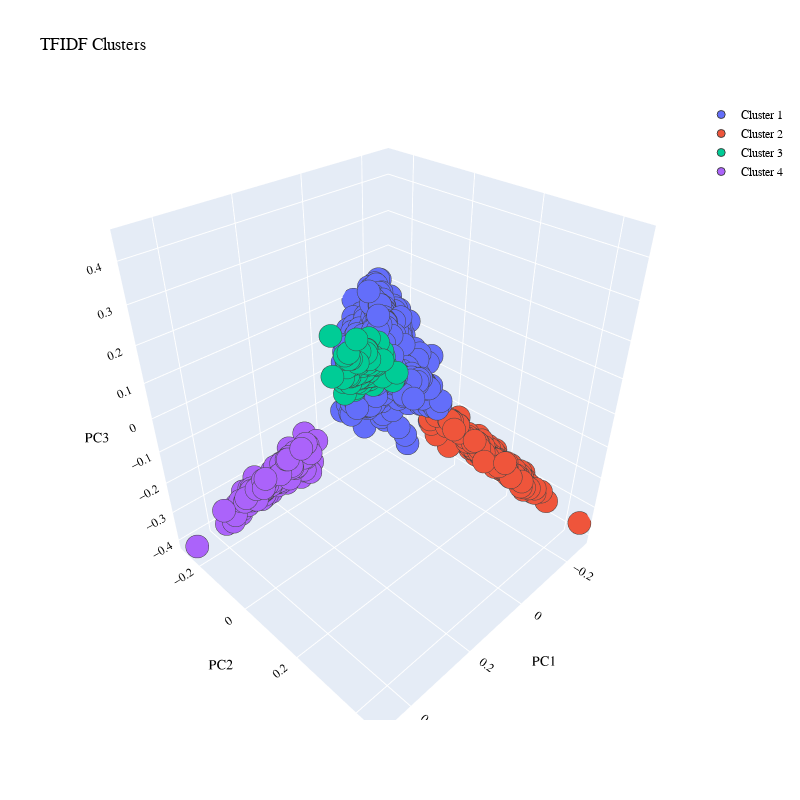

This figure's notebook cell:
### Markdown cell above
Image for plot above:
![image.png](attachment:image.png)

### Code cell
# Number of clusters
n_cl = 4
# Principal components to plot
first = 0
second_or_later = 1
third = 2

# KM cluster labels for TFIDF
kmeans_tfidf = KMeans(n_clusters=n_cl, random_state=ranseed)
label = kmeans_tfidf.fit_predict(X_tfidf)
centers = np.array(kmeans_tfidf.cluster_centers_)
uniq = np.unique(label)

# Plot first 3 components by cluster in 3d

cluster3d = go.Figure()

for u in uniq:

    cluster3d.add_trace(go.Scatter3d(x=scores_pca_tfidf[label == u, first], 
                                y=scores_pca_tfidf[label == u, second_or_later], 
                                z=scores_pca_tfidf[label == u, third], 
                                mode = 'markers', marker_size = 8, marker_line_width = 1,
                                name = 'Cluster ' + str(u + 1)))


cluster3d.update_layout(width=800, height=800, autosize=True, showlegend=True,
                        title_text='TFIDF Clusters', 
                   scene=dict(xaxis=dict(title='PC1', titlefont_color='black'),
                                yaxis=dict(title='PC2', titlefont_color='black'),
                                zaxis=dict(title='PC3', titlefont_color='black')),
                   font = dict(family="Gilroy", color='black', size=12))

### Figure 1 — Plotly figure (JSON) as saved in the notebook; plotly's stock layout.template omitted (floating-point values rounded to 4 significant figures; data arrays with more than 128 entries replaced by an {"elided": "..."} marker saying what was removed)
{"data": [{"marker": {"line": {"width": 1}, "size": 8}, "mode": "markers", "name": "Cluster 1", "type": "scatter3d", "x": {"elided": "1228 float values"}, "y": {"elided": "1228 float values"}, "z": {"elided": "1228 float values"}}, {"marker": {"line": {"width": 1}, "size": 8}, "mode": "markers", "name": "Cluster 2", "type": "scatter3d", "x": {"elided": "195 float values"}, "y": {"elided": "195 float values"}, "z": {"elided": "195 float values"}}, {"marker": {"line": {"width": 1}, "size": 8}, "mode": "markers", "name": "Cluster 3", "type": "scatter3d", "x": {"elided": "181 float values"}, "y": {"elided": "181 float values"}, "z": {"elided": "181 float values"}}, {"marker": {"line": {"width": 1}, "size": 8}, "mode": "markers", "name": "Cluster 4", "type": "scatter3d", "x": {"elided": "181 float values"}, "y": {"elided": "181 float values"}, "z": {"elided": "181 float values"}}], "layout": {"autosize": true, "font": {"color": "black", "family": "Gilroy", "size": 12}, "height": 800, "scene": {"xaxis": {"title": {"font": {"color": "black"}, "text": "PC1"}}, "yaxis": {"title": {"font": {"color": "black"}, "text": "PC2"}}, "zaxis": {"title": {"font": {"color": "black"}, "text": "PC3"}}}, "showlegend": true, "title": {"text": "TFIDF Clusters"}, "width": 800}}
